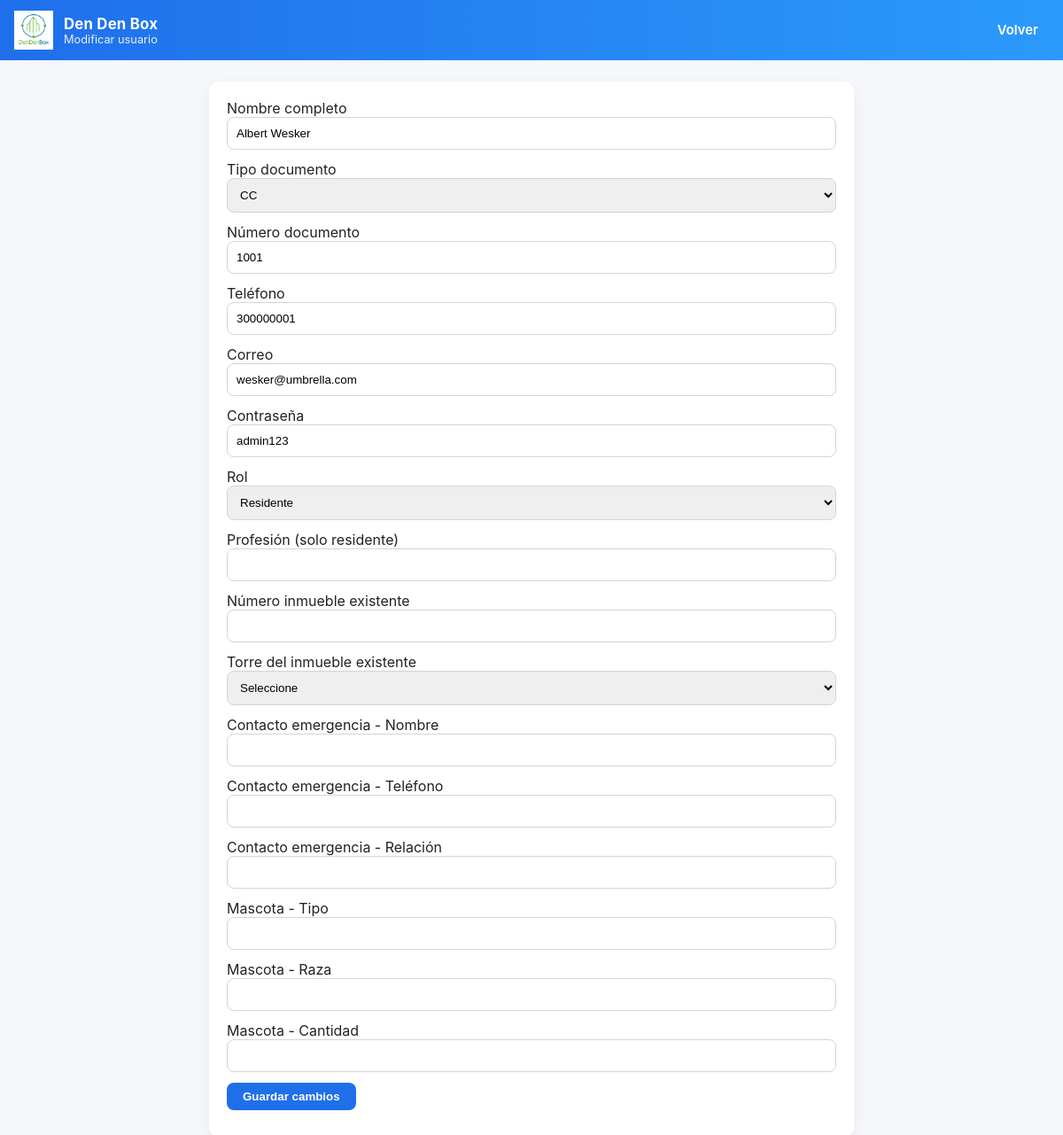
The page /programas/editar_usuario.php?id_usuario=1 on the database its author committed.
### tables this page shows
CREATE TABLE USUARIOS (
    id_usuario INT AUTO_INCREMENT PRIMARY KEY,
    id_persona INT,
    contraseña VARCHAR(100),
    id_rol INT,
    estado VARCHAR(20),

    FOREIGN KEY (id_persona) REFERENCES PERSONAS(id_persona),
    FOREIGN KEY (id_rol) REFERENCES ROLES(id_rol)
);

CREATE TABLE PERSONAS (
    id_persona INT AUTO_INCREMENT PRIMARY KEY,
    nombre_completo VARCHAR(120),
    tipo_documento VARCHAR(10),
    numero_documento VARCHAR(30) UNIQUE,
    edad DATE,
    telefono VARCHAR(20),
    correo VARCHAR(100)
);

### programas/editar_usuario.php (the view, shortened to what this page needs)
<?php
include("conexion.php");
$id_usuario = isset($_GET['id_usuario']) ? intval($_GET['id_usuario']) : 0;
$sql = "SELECT u.id_usuario, u.id_rol, u.contraseña, p.id_persona, p.nombre_completo, p.tipo_documento, p.numero_documento, p.telefono, p.correo,
               COALESCE(res.profesion,'') AS profesion
        FROM USUARIOS u
        INNER JOIN PERSONAS p ON p.id_persona = u.id_persona
        LEFT JOIN RESIDENTES res ON res.id_persona = p.id_persona
        WHERE u.id_usuario = $id_usuario
        LIMIT 1";
$resultado = mysqli_query($conexion, $sql);
$u = mysqli_fetch_assoc($resultado);
$numero_inmueble = '';
$emergencia = ['nombre' => '', 'telefono' => '', 'relacion' => ''];
$mascota = ['tipo' => '', 'raza' => '', 'cantidad' => ''];
?>
<!doctype html>
<html lang="es">
<head>
<link rel="stylesheet" href="../css/style.css">
</head>
<body>
<header class="header">
  <div class="container navbar">
    <a class="brand" href="../html/crear.html">
      <img src="../img/logo.png">
      <div>
        <div class="title">Den Den Box</div>
        <div class="subtitle">Modificar usuario</div>
      </div>
    </a>
    <nav class="nav-links">
      <a href="../html/crear.html">Volver</a>
    </nav>
  </div>
</header>
<main class="container" style="padding-top:24px;max-width:760px;">
<div style="background:white;padding:20px;border-radius:12px;box-shadow:0 6px 18px rgba(0,0,0,0.06);">
<form method="post" action="actualizar_usuario.php">
  <label>Nombre completo</label>
  <input class="login-input" type="text" name="nombre" required value="<?php echo htmlspecialchars($u['nombre_completo']); ?>">
  <label>Tipo documento</label>
  <select class="login-input" name="documento" required>
    <?php $tipos = ['CC','TI','CEDULA DE EXTRANJERIA','PASAPORTE']; foreach($tipos as $tp): ?>
      <option value="<?php echo $tp; ?>" <?php echo ($u['tipo_documento'] === $tp ? 'selected' : ''); ?>><?php echo $tp; ?></option>
    <?php endforeach; ?>
  </select>
  <label>Número documento</label>
  <input class="login-input" type="number" name="num_doc" required value="<?php echo htmlspecialchars($u['numero_documento']); ?>">
  <label>Teléfono</label>
  <input class="login-input" type="number" name="num_tlf" required value="<?php echo htmlspecialchars($u['telefono']); ?>">
  <label>Correo</label>
  <input class="login-input" type="email" name="correo" required value="<?php echo htmlspecialchars($u['correo']); ?>">
  <label>Contraseña</label>
  <input class="login-input" type="text" name="contrasena" required value="<?php echo htmlspecialchars($u['contraseña']); ?>">
  <label>Rol</label>
  <select class="login-input" name="rol" required>
    <option value="3" <?php echo (intval($u['id_rol']) === 3 ? 'selected' : ''); ?>>Residente</option>
  </select>
  <label>Profesión (solo residente)</label>
  <input class="login-input" type="text" name="profesion" value="<?php echo htmlspecialchars($u['profesion']); ?>">
  <label>Número inmueble existente</label>
  <input class="login-input" type="number" name="num_inmueble" value="<?php echo htmlspecialchars($numero_inmueble); ?>" required>
  <label>Torre del inmueble existente</label>
  <select class="login-input" name="num_torre" required>
    <option value="">Seleccione</option>
  </select>
  <label>Contacto emergencia - Nombre</label>
  <input class="login-input" type="text" name="nombre_emergencia" value="<?php echo htmlspecialchars($emergencia['nombre']); ?>">
  <label>Contacto emergencia - Teléfono</label>
  <input class="login-input" type="number" name="num_tlf_emergencia" value="<?php echo htmlspecialchars($emergencia['telefono']); ?>">
  <label>Contacto emergencia - Relación</label>
  <input class="login-input" type="text" name="relacion" value="<?php echo htmlspecialchars($emergencia['relacion']); ?>">
  <label>Mascota - Tipo</label>
  <input class="login-input" type="text" name="tipo_mascota" value="<?php echo htmlspecialchars($mascota['tipo']); ?>">
  <label>Mascota - Raza</label>
  <input class="login-input" type="text" name="raza" value="<?php echo htmlspecialchars($mascota['raza']); ?>">
  <label>Mascota - Cantidad</label>
  <input class="login-input" type="number" name="cantidad_mascota" value="<?php echo htmlspecialchars($mascota['cantidad']); ?>">
  <button class="login-btn" type="submit">Guardar cambios</button>
</form>
</div>
</main>
</body>
</html>

### css/style.css (style rules this page uses)
* { box-sizing: border-box; margin: 0; padding: 0; }
html,body { height: 100%; font-family: Inter, "Segoe UI", Roboto, Arial, sans-serif; color: #222; background:#f5f7fb; }
:root { --primary: #1f6feb; --dark: #0b2545; --muted: #667085; --card-bg: #ffffff; --accent: #06b6d4; --glass: rgba(255,255,255,0.6); }
.container { max-width:1200px; margin: 0 auto; padding: 16px; }
.header { background: linear-gradient(90deg,var(--primary), #2b9afc); color: white; }
.navbar { display:flex; align-items:center; justify-content:space-between; padding: 12px 16px; }
.brand { display:flex; align-items:center; gap:12px; text-decoration:none; color:inherit; }
.brand img { width:44px; height:44px; object-fit:contain; }
.brand .title { font-weight:700; font-size:1.05rem; letter-spacing:0.2px; }
.brand .subtitle { font-size:0.8rem; color: rgba(255,255,255,0.9); }
.nav-links { display:flex; gap:12px; align-items:center; }
.nav-links a { color: white; text-decoration:none; padding:8px 12px; border-radius:8px; font-weight:600; font-size:0.93rem; }
.login-input { width: 100%; padding: 10px; border-radius: 8px; border: 1px solid #d0d5dd; margin-bottom: 12px; }
.login-btn { background: var(--primary); color: white; padding: 8px 18px; border: none; border-radius: 8px; font-weight: 700; cursor: pointer; margin-bottom: 10px; }

### rows shown on the page
usuarios: nombre "Albert Wesker", num_doc "1001", num_tlf "300000001", correo "wesker@umbrella.com", contrasena "admin123"
personas: documento "CC"
